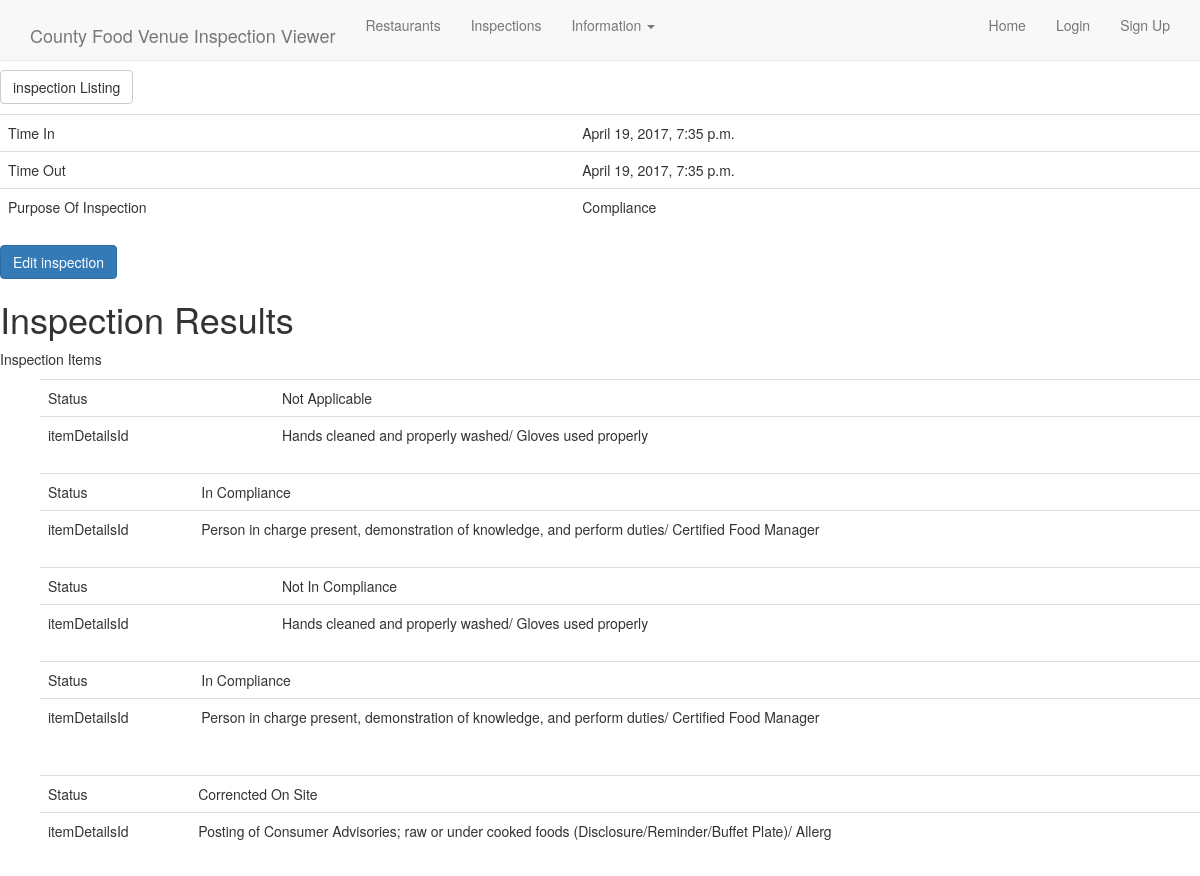
/fvi/fvi/inspection/detail/1/, run on the app's committed database.
### fvi/models.py (models this page shows, shortened)
class inspection(models.Model):
    PURPOSE_OPTIONS = (
        ('C', 'Compliance'),
        ('R', 'Routine'),
        ('F', 'Field Investigation'),
        ('V', 'Visit'),
        ('O', 'Other'),
    )
    id = models.IntegerField(primary_key=True)
    timeIn = models.DateTimeField()
    timeOut = models.DateTimeField()
    purposeOfInspection = models.CharField(max_length=1, choices=PURPOSE_OPTIONS)
    employeeUsername = models.ForeignKey(settings.AUTH_USER_MODEL, )
    restaurantId = models.ForeignKey('fvi.restaurant', )
    class Meta:
        ordering = ('-pk',)
    objects = inspectionManager()
    def __str__(self):
        return "%s %s" % (self.restaurantId.name, str(self.timeIn))
    def get_update_url(self):
        return reverse('fvi_inspection_update', args=(self.pk,))
    class Meta:
        permissions=(("create_inspection","can create inspetions"),
                     ("view_inspection","can view inspections"),
                     ("update_inspection","cann update inspections"))

class inspectionItemStatus(models.Model):
    OUT=0
    IN=1
    NO=2
    NA=3
    COS=4
    R=5
    INSPECTIONSTATUS = (
        (OUT, 'not in compliance'),
        (IN, 'in compliance'),
        (NO, 'not observed'),
        (NA, 'not applicable '),
        (R, 'corrected on site'),
    )
    id = models.IntegerField(primary_key=True)
    complianceStatus = models.IntegerField(choices=INSPECTIONSTATUS)
    inspectionId = models.ForeignKey('fvi.inspection', )
    itemDetailsId = models.ForeignKey('fvi.inspectionItemDetail', )
    class Meta:
        ordering = ('-pk',)
    def __str__(self):
        return self.itemDetailsId.description

class inspectionItemDetail(models.Model):
    subhead = models.CharField(max_length=30)
    description = models.TextField(max_length=100)
    id = models.IntegerField(primary_key=True)
    priorityLevelId = models.ForeignKey('fvi.priorityLevel', )
    class Meta:
        ordering = ('-pk',)
    def __str__(self):
        return self.description

### fvi/views.py (the view)
# urls.py: url(r'^fvi/inspection/detail/(?P<pk>\S+)/$', views.inspectionDetailView.as_view(), name='fvi_inspection_detail'),
class inspectionDetailView(DetailView):
    model = inspection
    def get_context_data(self, **kwargs):
        context = super(inspectionDetailView, self).get_context_data(**kwargs)
        selfNOW=self.get_object()
        insobjs=inspectionItemStatus.objects.all()
        searchResultObj=insobjs.filter(inspectionId=selfNOW.id) #filters for inspections related to reastaurant now
        blue=insobjs.filter(inspectionId=selfNOW.id).aggregate(Sum(F('complianceStatus'), output_field=FloatField()))
        print(blue)
        context['totalScore'] = blue
        context['inspectionObjects_list'] = searchResultObj
        print("searchresultsis>>>>")
        print(searchResultObj)
        print("or")
        print(context['inspectionObjects_list'])
        print("CONTEXT HERE")
        print(context)
        return context

### fvi/templates/fvi/inspection_detail.html
{% extends "base.html" %}
{% load static %}
{% block content %}
<p><a class="btn btn-default" href="{% url 'fvi_inspection_list' %}">inspection Listing</a></p>
<table class="table">
<tr><td>Time In</td><td>{{ object.timeIn }}</td></tr>
<tr><td>Time Out</td><td>{{ object.timeOut }}</td></tr>
<tr><td>Purpose Of Inspection</td><td>{% if object.purposeOfInspection == "C" %}
    Compliance
{% elif object.purposeOfInspection == "R" %}
    Compliance
{% elif object.purposeOfInspection == "V" %}
    Field Investigation
{% elif object.purposeOfInspection == "F" %}
    Visit
{% elif object.purposeOfInspection == "O" %}
    Other
{% endif %} </td></tr>
</table>
<a class="btn btn-primary" href="{{object.get_update_url}}">Edit inspection</a>
    {% if inspectionObjects_list %}
    <h1>Inspection Results</h1>
    <p>Inspection Items</p>
    <ul>
    {% for inspection in inspectionObjects_list %}
        <table class="table table-inverse">
    <tr><td>Status</td><td>{% if inspection.complianceStatus == 0 %}
    Not In Compliance
{% elif inspection.complianceStatus == 1 %}
    In Compliance
{% elif inspection.complianceStatus == 2 %}
    Not Observed
{% elif inspection.complianceStatus == 3 %}
    Not Applicable
{% elif inspection.complianceStatus == 5 %}
    Correncted On Site
{% endif %}
    </td></tr>
    <tr><td>itemDetailsId</td><td>{{ inspection.itemDetailsId }}</td></tr>
    {% endfor %}
    </ul>
{% else %}
    <p>No inspections for this restaurant exist!!! Come back at another time.</p>
{% endif %}
<br>
{% endblock %}

### data on the page
inspection: timeIn "April 19, 2017, 7:35 p.m.", timeOut "April 19, 2017, 7:35 p.m."
inspectionItemStatus: complianceStatus "Not Applicable", itemDetailsId "Hands cleaned and properly washed/ Gloves used properly"
inspectionItemStatus: complianceStatus "In Compliance", itemDetailsId "Person in charge present, demonstration of knowledge, and perform duties/ Certified Food Manager"
inspectionItemStatus: complianceStatus "Not In Compliance", itemDetailsId "Hands cleaned and properly washed/ Gloves used properly"
inspectionItemStatus: complianceStatus "In Compliance", itemDetailsId "Person in charge present, demonstration of knowledge, and perform duties/ Certified Food Manager"
inspectionItemStatus: complianceStatus "Correncted On Site", itemDetailsId "Posting of Consumer Advisories; raw or under cooked foods (Disclosure/Reminder/Buffet Plate)/ Allerg"
